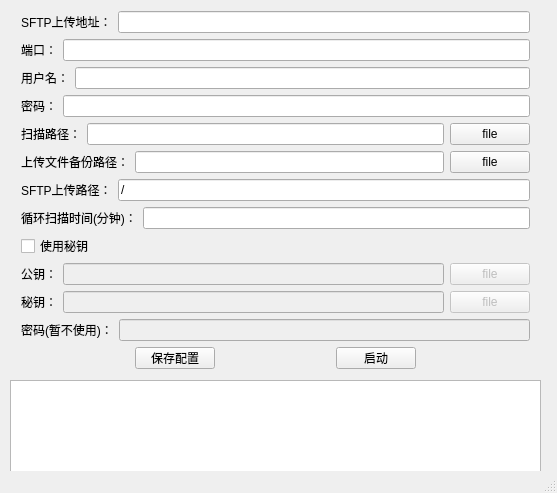
<?xml version="1.0" encoding="UTF-8"?>
<ui version="4.0">
 <class>MainWindow</class>
 <widget class="QMainWindow" name="MainWindow">
  <property name="enabled">
   <bool>true</bool>
  </property>
  <property name="geometry">
   <rect>
    <x>0</x>
    <y>0</y>
    <width>557</width>
    <height>493</height>
   </rect>
  </property>
  <property name="windowTitle">
   <string>南京鲛腾SFTP上传工具</string>
  </property>
  <widget class="QWidget" name="centralWidget">
   <widget class="QWidget" name="verticalLayoutWidget_2">
    <property name="geometry">
     <rect>
      <x>10</x>
      <y>0</y>
      <width>531</width>
      <height>380</height>
     </rect>
    </property>
    <layout class="QVBoxLayout" name="verticalLayout_6">
     <item>
      <layout class="QVBoxLayout" name="verticalLayout_5">
       <item>
        <layout class="QHBoxLayout" name="horizontalLayout_2">
         <item>
          <widget class="QLabel" name="label_2">
           <property name="text">
            <string>SFTP上传地址：</string>
           </property>
          </widget>
         </item>
         <item>
          <widget class="QLineEdit" name="ip"/>
         </item>
        </layout>
       </item>
       <item>
        <layout class="QHBoxLayout" name="horizontalLayout">
         <item>
          <widget class="QLabel" name="label">
           <property name="text">
            <string>端口：</string>
           </property>
          </widget>
         </item>
         <item>
          <widget class="QLineEdit" name="port"/>
         </item>
        </layout>
       </item>
       <item>
        <layout class="QHBoxLayout" name="horizontalLayout_4">
         <item>
          <widget class="QLabel" name="label_3">
           <property name="text">
            <string>用户名：</string>
           </property>
          </widget>
         </item>
         <item>
          <widget class="QLineEdit" name="user_name"/>
         </item>
        </layout>
       </item>
       <item>
        <layout class="QHBoxLayout" name="password_horizontal">
         <item>
          <widget class="QLabel" name="password_label">
           <property name="text">
            <string>密码：</string>
           </property>
          </widget>
         </item>
         <item>
          <widget class="QLineEdit" name="pass_word"/>
         </item>
        </layout>
       </item>
       <item>
        <layout class="QHBoxLayout" name="horizontalLayout_7">
         <item>
          <widget class="QLabel" name="label_5">
           <property name="text">
            <string>扫描路径：</string>
           </property>
          </widget>
         </item>
         <item>
          <widget class="QLineEdit" name="scan_path"/>
         </item>
         <item>
          <widget class="QPushButton" name="scanPath_file">
           <property name="text">
            <string>file</string>
           </property>
          </widget>
         </item>
        </layout>
       </item>
       <item>
        <layout class="QHBoxLayout" name="horizontalLayout_8">
         <item>
          <widget class="QLabel" name="label_6">
           <property name="text">
            <string>上传文件备份路径：</string>
           </property>
          </widget>
         </item>
         <item>
          <widget class="QLineEdit" name="scan_path_backup"/>
         </item>
         <item>
          <widget class="QPushButton" name="scanPathBackup_file">
           <property name="text">
            <string>file</string>
           </property>
          </widget>
         </item>
        </layout>
       </item>
       <item>
        <layout class="QHBoxLayout" name="horizontalLayout_9">
         <item>
          <widget class="QLabel" name="label_7">
           <property name="text">
            <string>SFTP上传路径：</string>
           </property>
          </widget>
         </item>
         <item>
          <widget class="QLineEdit" name="sftp_path">
           <property name="text">
            <string>/</string>
           </property>
          </widget>
         </item>
        </layout>
       </item>
       <item>
        <layout class="QHBoxLayout" name="horizontalLayout_6">
         <item>
          <widget class="QLabel" name="label_9">
           <property name="text">
            <string>循环扫描时间(分钟)：</string>
           </property>
          </widget>
         </item>
         <item>
          <widget class="QLineEdit" name="circle_time"/>
         </item>
        </layout>
       </item>
       <item>
        <widget class="QCheckBox" name="use_private">
         <property name="text">
          <string>使用秘钥</string>
         </property>
        </widget>
       </item>
       <item>
        <layout class="QHBoxLayout" name="public_horizontal">
         <item>
          <widget class="QLabel" name="public_key_label">
           <property name="text">
            <string>公钥：</string>
           </property>
          </widget>
         </item>
         <item>
          <widget class="QLineEdit" name="public_key">
           <property name="enabled">
            <bool>false</bool>
           </property>
          </widget>
         </item>
         <item>
          <widget class="QPushButton" name="public_file">
           <property name="enabled">
            <bool>false</bool>
           </property>
           <property name="text">
            <string>file</string>
           </property>
          </widget>
         </item>
        </layout>
       </item>
       <item>
        <layout class="QHBoxLayout" name="private_horizontal">
         <item>
          <widget class="QLabel" name="label_8">
           <property name="text">
            <string>秘钥：</string>
           </property>
          </widget>
         </item>
         <item>
          <widget class="QLineEdit" name="private_key">
           <property name="enabled">
            <bool>false</bool>
           </property>
          </widget>
         </item>
         <item>
          <widget class="QPushButton" name="private_file">
           <property name="enabled">
            <bool>false</bool>
           </property>
           <property name="text">
            <string>file</string>
           </property>
          </widget>
         </item>
        </layout>
       </item>
       <item>
        <layout class="QHBoxLayout" name="horizontalLayout_5">
         <item>
          <widget class="QLabel" name="label_4">
           <property name="text">
            <string>密码(暂不使用)：</string>
           </property>
          </widget>
         </item>
         <item>
          <widget class="QLineEdit" name="pass_phrase">
           <property name="enabled">
            <bool>false</bool>
           </property>
          </widget>
         </item>
        </layout>
       </item>
       <item>
        <layout class="QHBoxLayout" name="horizontalLayout_3">
         <item>
          <spacer name="horizontalSpacer_2">
           <property name="orientation">
            <enum>Qt::Horizontal</enum>
           </property>
           <property name="sizeHint" stdset="0">
            <size>
             <width>40</width>
             <height>20</height>
            </size>
           </property>
          </spacer>
         </item>
         <item>
          <widget class="QPushButton" name="save">
           <property name="text">
            <string>保存配置</string>
           </property>
          </widget>
         </item>
         <item>
          <spacer name="horizontalSpacer">
           <property name="orientation">
            <enum>Qt::Horizontal</enum>
           </property>
           <property name="sizeHint" stdset="0">
            <size>
             <width>40</width>
             <height>20</height>
            </size>
           </property>
          </spacer>
         </item>
         <item>
          <widget class="QPushButton" name="operate_click">
           <property name="text">
            <string>启动</string>
           </property>
          </widget>
         </item>
         <item>
          <spacer name="horizontalSpacer_3">
           <property name="orientation">
            <enum>Qt::Horizontal</enum>
           </property>
           <property name="sizeHint" stdset="0">
            <size>
             <width>40</width>
             <height>20</height>
            </size>
           </property>
          </spacer>
         </item>
        </layout>
       </item>
      </layout>
     </item>
    </layout>
   </widget>
   <widget class="QPlainTextEdit" name="debug_output">
    <property name="geometry">
     <rect>
      <x>10</x>
      <y>380</y>
      <width>531</width>
      <height>101</height>
     </rect>
    </property>
    <property name="autoFillBackground">
     <bool>true</bool>
    </property>
    <property name="readOnly">
     <bool>true</bool>
    </property>
    <property name="overwriteMode">
     <bool>true</bool>
    </property>
   </widget>
  </widget>
  <widget class="QMenuBar" name="menuBar">
   <property name="geometry">
    <rect>
     <x>0</x>
     <y>0</y>
     <width>557</width>
     <height>23</height>
    </rect>
   </property>
  </widget>
  <widget class="QStatusBar" name="statusBar"/>
 </widget>
 <layoutdefault spacing="6" margin="11"/>
 <resources/>
 <connections/>
</ui>
